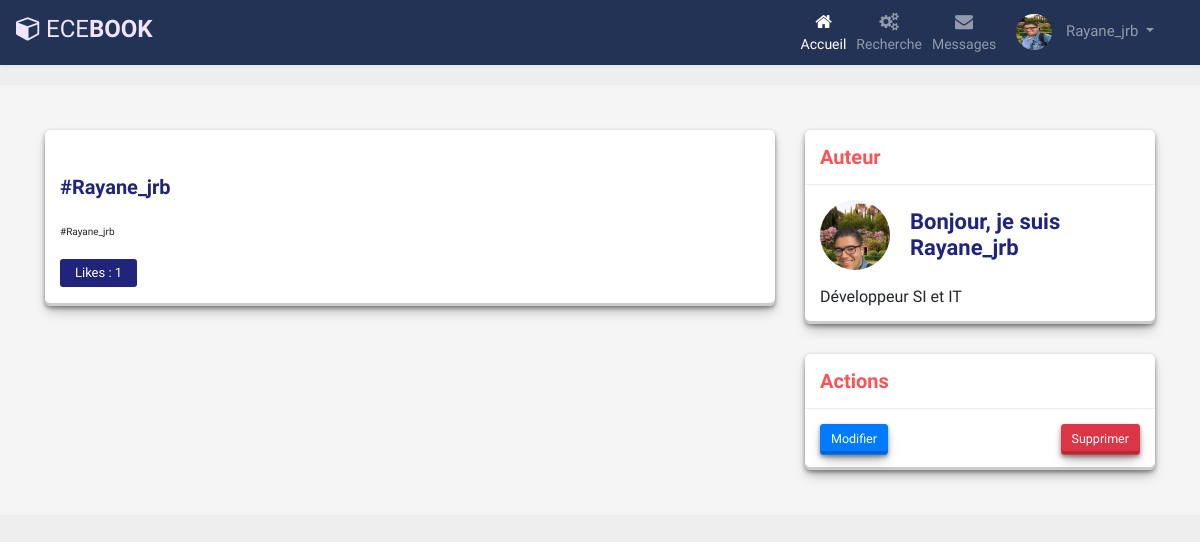
The app's page /views/SinglepagePost.php?post_id=103&user_id=138 (signed in) with its own data.
### tables this page shows
CREATE TABLE IF NOT EXISTS `utilisateur` (
  `id_user` int NOT NULL AUTO_INCREMENT,
  `nom` varchar(255) DEFAULT NULL,
  `prenom` varchar(255) DEFAULT NULL,
  `image` varchar(255) NOT NULL,
  `ville` varchar(255) DEFAULT NULL,
  `adressemail` varchar(255) DEFAULT NULL,
  `mdp` varchar(255) DEFAULT NULL,
  `roll` enum('etudiant','professeur','admin') DEFAULT 'etudiant',
  `promo` text,
  `datedenaissance` date DEFAULT NULL,
  `description` varchar(255) DEFAULT NULL,
  `pseudo` varchar(255) DEFAULT NULL,
  `code_confirmation` varchar(255) NOT NULL,
  `confirmer` tinyint(1) DEFAULT 1,
  PRIMARY KEY (`id_user`)
);

CREATE TABLE IF NOT EXISTS `post` (
  `id_post` int NOT NULL AUTO_INCREMENT,
  `message` text,
  `image` varchar(255) DEFAULT NULL,
  `nomcrea` varchar(255) DEFAULT NULL,
  `titre` varchar(255) DEFAULT NULL,
  `id_user` int DEFAULT NULL,
  `nom` varchar(255) DEFAULT NULL,
  `publique` tinyint(1) DEFAULT '0',
  `date` timestamp NOT NULL DEFAULT CURRENT_TIMESTAMP,
  PRIMARY KEY (`id_post`),
  KEY `id_user` (`id_user`)
);

### controller/database.php (called while the page is built, shortened)
<?php
class Database{
    private static $dns;
    private static $user;
    private static $password;
    private static $database;
    public function __construct()
    {
        self::$dns = "mysql:host=localhost;dbname=ecebook;port=3306";
        self::$user = "root";
        self::$password = "";
        try {
            self::$database = new PDO(self::$dns, self::$user, self::$password);
            self::$database->setAttribute(PDO::ATTR_ERRMODE, PDO::ERRMODE_EXCEPTION);
        } catch(PDOException $e) {
            echo "Erreur de connexion à la base de données: " . $e->getMessage();
            die();
        }
    }
    public static function getInstance() {
        return self::$database;
    }
public function GetUserById($user_id) {
    $database = self::getInstance();
    $query = "SELECT * FROM utilisateur  WHERE id_user = ?";
    $statement = $database->prepare($query);
    $statement->bindParam(1, $user_id, PDO::PARAM_INT);
    $statement->execute();
    $user = $statement->fetch(PDO::FETCH_ASSOC);
    return $user;
}
public function GetPostById($id_post) {
    $database = self::getInstance();
    $query = "SELECT * FROM post WHERE id_post=:id";
    $statement = $database->prepare($query);
    $statement->bindParam(":id", $id_post);
    $statement->execute();
    return $statement->fetch();
}
    public function getCountforPostbyIdpost($id_post){
        $database = self::getInstance();
        $query = "SELECT count(*) FROM likes WHERE id_post=:id_post";
        $statement = $database->prepare($query);
        $statement->bindParam(":id_post", $id_post);
        $statement->execute();
        $count = $statement->fetch(PDO::FETCH_NUM);
        return $count[0];
    }
}

### model/SinglepagePost.php (called while the page is built, shortened)
<?php
require("../controller/database.php");
if(!isset($_SESSION["id_user"])){
    header("Location:../views/connexion.php");
    exit();
} else {
    $db = new Database();
    $id_post = intval($_GET['post_id']) ;
    $post = $db->GetPostById($id_post);
}
?>

### views/SinglepagePost.php (the view, shortened to what this page needs)
<?php
require("../model/SinglepagePost.php");
 $nombre = $db->getCountforPostbyIdpost($post["id_post"]);
?>
<!DOCTYPE html>
<html lang="en">
<head>
    <link rel="stylesheet" href="https://maxcdn.bootstrapcdn.com/bootstrap/3.3.7/css/bootstrap.min.css">
    <link href="https://stackpath.bootstrapcdn.com/font-awesome/4.7.0/css/font-awesome.min.css" rel="stylesheet"
>
    <link rel="stylesheet" href="https://stackpath.bootstrapcdn.com/bootstrap/4.1.1/css/bootstrap.min.css">
    <link href="//maxcdn.bootstrapcdn.com/bootstrap/4.1.1/css/bootstrap.min.css" rel="stylesheet" id="bootstrap-css">
    <link rel="stylesheet" type="text/css" href="https://cdnjs.cloudflare.com/ajax/libs/font-awesome/5.15.1/css/all.min.css">
    <link rel="stylesheet" href="../style/SinglepagePost.css">
</head>
<body>
    <?php require("../model/navbar.php") ?>
<div class="blog-single gray-bg">
        <div class="container">
            <div class="row align-items-start">
                <div class="col-lg-8 m-15px-tb">
                    <article class="article">
                        <div class="article-img">
                        </div>
                        <div class="article-title">
                            <h2><?=  $post["titre"] ?></h2>
                        </div>
                        <div class="article-content">
                           <p>
                                <?= nl2br(htmlspecialchars($post["message"]))  ?>
                           </p>
                        </div>
                        <div class="nav tag-cloud">
                            <a href="">Likes : <?=  $nombre ?> </a>
                        </div>
                    </article>
                </div>
                <div class="col-lg-4 m-15px-tb blog-aside">
                    <div class="widget widget-author">
                        <div class="widget-title">
                            <h3>Auteur</h3>
                        </div>
                        <div class="widget-body">
                            <div class="media align-items-center">
                                <div class="avatar">
                                    <img src="../uploads/<?=  $user["image"] ?>" title="" alt="">
                                </div>
                                <div class="media-body">
                                    <h6>Bonjour, je suis<br> <?=  $user["pseudo"] ?></h6>
                                </div>
                            </div>
                            <p><?=  $user["description"] ?></p>
                        </div>
                    </div>
                    <div class="widget widget-tags">
                        <div class="widget-title">
                            <h3>Actions</h3>
                        </div>
                        <div class="widget-body">
                            <div class="nav ">
                            <a class="btn btn-primary btn-lg"  href="./modifPostByUser.php?post_id=<?=  intval($post['id_post']) ; ?>&user_id=<?= intval($post['id_user']) ; ?>"> <i class="bi bi-trash"></i> Modifier</a>
                  <a class="btn btn-lg btn-square btn-danger text-danger-hover" href="../model/deletePost.php?post_id=<?php echo intval($post['id_post']); ?>&user_id=<?php echo intval($post['id_user']); ?>" onclick="return confirm('Êtes-vous sûr de vouloir supprimer ce post ?');"><i class="bi bi-trash"></i> Supprimer</a>
                            </div>
                        </div>
                    </div>
                </div>
            </div>
        </div>
    </div>
</body>
</html>

### model/navbar.php (shortened to what this page needs)
<?php
require_once("../controller/database.php");
if(isset($_SESSION["id_user"])){
	$db = new Database();
	$user = $db->GetUserById($_SESSION["id_user"]);
}
?>
<!DOCTYPE html>
<html lang="en">
<head>
<link rel="stylesheet" href="https://stackpath.bootstrapcdn.com/bootstrap/4.5.0/css/bootstrap.min.css">
<link rel="stylesheet" href="https://maxcdn.bootstrapcdn.com/font-awesome/4.7.0/css/font-awesome.min.css">
<link rel="stylesheet" href="../style/navbar.css">
</head>
<body>
<nav class="navbar navbar-expand-xl navbar-dark bg-dark">
	<a href="#" class="navbar-brand"><i class="fa fa-cube"></i>ECE<b>BOOK</b></a>
	<div id="navbarCollapse" class="collapse navbar-collapse justify-content-start">
		<?php if(isset($_SESSION["id_user"])) : ?>
		<div class="navbar-nav ml-auto">
			<a href="../views/index2.php" class="nav-item nav-link active"><i class="fa fa-home"></i><span>Accueil</span></a>
			<a href="../views/navSearchUsers.php" class="nav-item nav-link"><i class="fa fa-gears"></i><span>Recherche</span></a>
			<a href="../views/messagerie.php" class="nav-item nav-link"><i class="fa fa-envelope"></i><span>Messages</span></a>
			<div class="nav-item dropdown">
				<a href="#" data-toggle="dropdown" class="nav-item nav-link dropdown-toggle user-action">
				<?php
					if($user["image"] != null) : ?>
						<img src="../uploads/<?=  $user["image"] ?>" class="avatar" alt="Avatar"> <?=  $user["pseudo"] ?>
                    <?php elseif ($user["image"] == null) : ?>
						<img src="../uploads/avatar.png" class="avatar" alt="Avatar"> <?=$user["pseudo"] ?>
                    <?php endif ; ?>
				</a>
			</div>
		</div>
        <?php endif ; ?>
	</div>
</nav>
</body>
</html>

### style/SinglepagePost.css (style rules this page uses)
body { margin-top: 20px; }
.gray-bg { background-color: #f5f5f5; }
.blog-aside .widget { box-shadow: 0 0 30px rgba(31, 45, 61, 0.125); border-radius: 5px; overflow: hidden; background: #ffffff; margin-top: 15px; margin-bottom: 15px; width: 100%; display: inline-block; vertical-align: top; box-shadow: rgba(0, 0, 0, 0.4) 0px 2px 4px, rgba(0, 0, 0, 0.3) 0px 7px 13px -3px, rgba(0, 0, 0, 0.2) 0px -3px 0px inset; }
.btn-danger, .btn-info, .btn-primary { box-shadow: rgba(0, 0, 0, 0.4) 0px 2px 4px, rgba(0, 0, 0, 0.3) 0px 7px 13px -3px, rgba(0, 0, 0, 0.2) 0px -3px 0px inset; }
.blog-aside .widget-body { padding: 15px; }
.blog-aside .widget-title { padding: 15px; border-bottom: 1px solid #eee; }
.blog-aside .widget-title h3 { font-size: 20px; font-weight: 700; color: #fc5356; margin: 0; }
.blog-aside .widget-author .media { margin-bottom: 15px; }
.blog-aside .widget-author p { font-size: 16px; margin: 0; }
.blog-aside .widget-author .avatar { width: 70px; height: 70px; border-radius: 50%; overflow: hidden; }
.blog-aside .widget-author h6 { font-weight: 600; color: #20247b; font-size: 22px; margin: 0; padding-left: 20px; }
.tag-cloud a { padding: 4px 15px; font-size: 13px; color: #ffffff; background: #20247b; border-radius: 3px; margin-right: 4px; margin-bottom: 4px; }
.blog-single { padding-top: 30px; padding-bottom: 30px; }
.article { box-shadow: 0 0 30px rgba(31, 45, 61, 0.125); border-radius: 5px; overflow: hidden; background: #ffffff; padding: 15px; margin: 15px 0 30px; box-shadow: rgba(0, 0, 0, 0.4) 0px 2px 4px, rgba(0, 0, 0, 0.3) 0px 7px 13px -3px, rgba(0, 0, 0, 0.2) 0px -3px 0px inset; }
.article .article-title { padding: 15px 0 20px; }
.article .article-title h2 { color: #20247b; font-weight: 600; }
.article .tag-cloud { padding-top: 10px; }
img { max-width: 100%; }
img { vertical-align: middle; border-style: none; }

### style/navbar.css (style rules this page uses)
body { background: #eeeeee; font-family: 'Varela Round', sans-serif; }
.navbar { color: #fff; background: #223355 !important; padding: 5px 16px; border-radius: 0; border: none; box-shadow: 0 0 4px rgba(0, 0, 0, .1); }
.navbar img { border-radius: 50%; width: 36px; height: 36px; margin-right: 10px; }
.navbar .navbar-brand { color: #efe5ff; padding-left: 0; padding-right: 50px; font-size: 24px; }
.navbar .navbar-brand i { font-size: 25px; margin-right: 5px; }
.navbar .nav-item i { font-size: 18px; }
.navbar .nav-item span { position: relative; top: 3px; }
.navbar .navbar-nav>a { color: #efe5ff; padding: 8px 15px; font-size: 14px; }
.navbar .navbar-nav>a>i { display: block; text-align: center; }
.navbar .navbar-nav .user-action { padding: 9px 15px; font-size: 15px; }

### records on screen
utilisateur: image (picture), pseudo "Rayane_jrb", description "Développeur SI et IT"
post: titre "#Rayane_jrb", message "#Rayane_jrb"

### other values on screen
$nombre "1"
